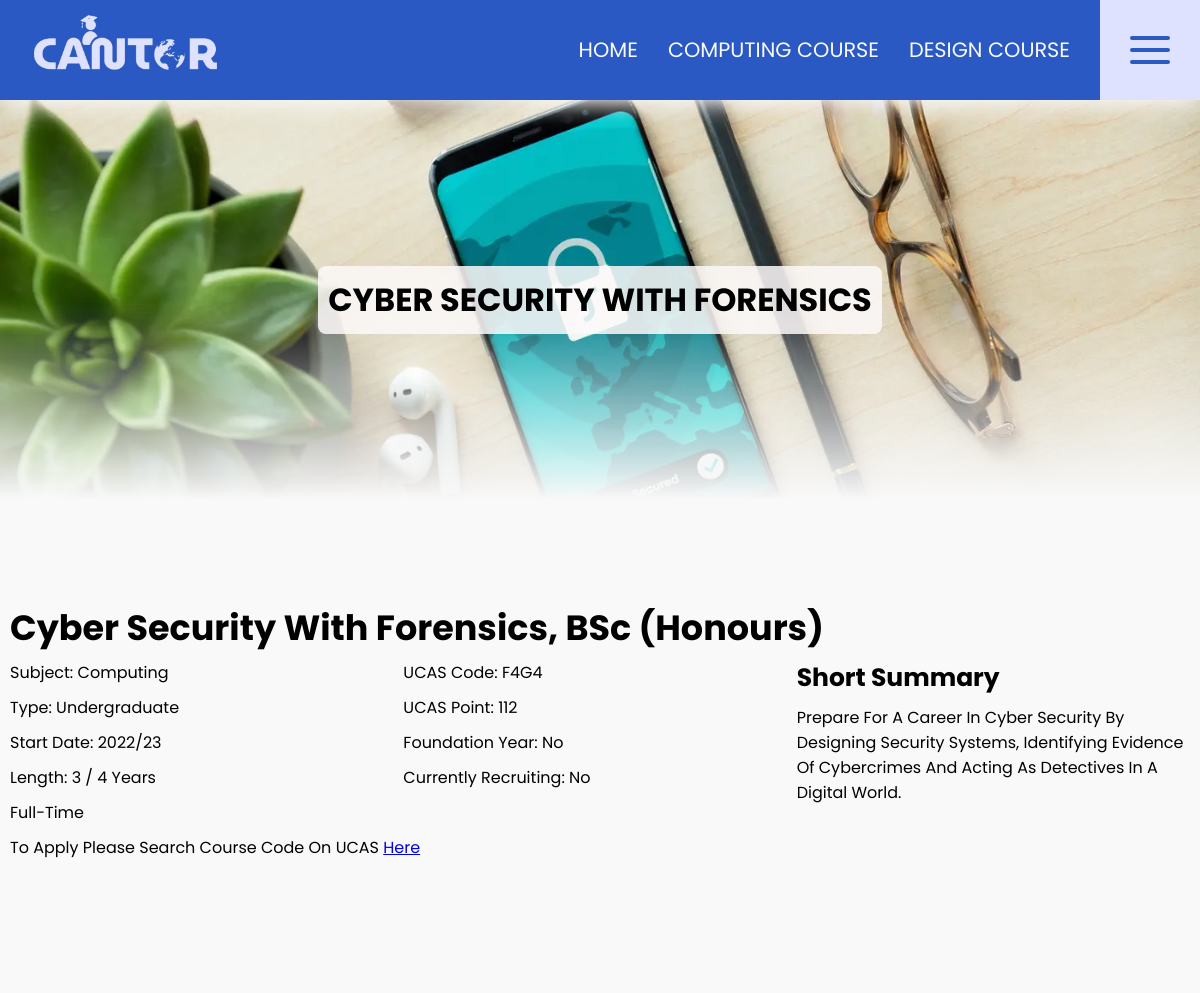
The app's page /website_code/detail-computing.php?courseID=3 with its own data.
### tables this page shows
CREATE TABLE `computer` (
  `ID` int(3) NOT NULL,
  `Title` varchar(100) NOT NULL,
  `Type` varchar(20) NOT NULL,
  `Summary` varchar(255) NOT NULL,
  `AwardName` varchar(20) NOT NULL,
  `UCASCode` varchar(5) DEFAULT NULL,
  `UCASPoint` varchar(5) DEFAULT NULL,
  `Year` varchar(10) NOT NULL,
  `Attandance` varchar(15) NOT NULL,
  `Length` varchar(15) NOT NULL,
  `Foundation` varchar(5) NOT NULL,
  `Subject` varchar(20) NOT NULL,
  `Recruiting` varchar(5) NOT NULL,
  `IMGName` varchar(100) NOT NULL,
  `IMGAlt` varchar(255) NOT NULL
);

### website_code/detail-computing.php (the view, shortened to what this page needs)
<?php
require_once('include/database.php');
$getCourseID = $_GET["courseID"];
$stmt = $mySQLI->prepare("SELECT * FROM computer WHERE ID = ?");
$stmt->bind_param('i', $getCourseID);
$stmt->execute();
$result = $stmt->get_result();
$obj = $result->fetch_object();
?>
<!DOCTYPE html>
<html lang="en">
<head>
    <?php include("include/head.php") ?>
</head>
<body>
    <?php include("include/header.php") ?>
    <main id="detail">
        <div class="span-1 hero">
            <img src="<?= $obj->IMGName ?>" alt="<?= $obj->IMGAlt ?>">
            <h1>
                <?= $obj->Title ?>
            </h1>
        </div>
        <section class="span-1 grid">
            <h2 class="span-1">
                <?= $obj->Title ?>, <?= $obj->AwardName ?>
            </h2>
            <div class="span-3">
                <p>Subject: <?= $obj->Subject ?></p>
                <p>Type: <?= $obj->Type ?></p>
                <p>Start Date: <?= $obj->Year ?></p>
                <p>Length: <?= $obj->Length ?></p>
                <p>
                    <?= $obj->Attandance ?>
                </p>
            </div>
            <div class="span-3">
                <p>UCAS code: <?= $obj->UCASCode ?></p>
                <p>UCAS point: <?= $obj->UCASPoint ?></p>
                <p>Foundation year: <?= $obj->Foundation ?></p>
                <p>Currently recruiting: <?= $obj->Recruiting ?></p>
            </div>
            <div class="span-3">
                <h3>Short summary</h3>
                <p class="summary">
                    <?= $obj->Summary ?>
                </p>
            </div>
            <p class="span-1">To apply please search course code on UCAS <a href="https://www.ucas.com/">here</a></p>
        </section>
    </main>
</body>
</html>

### website_code/style/main.css (style rules this page uses)
* { padding: 0; margin: 0; box-sizing: border-box; }
:root { --white: #f9f9f9; --black: #0a0a0a; --purple: #2B59C3; --light-purple: #DFE2FF; --btn: #2B59C3; --btnHover: #194099; --font: 'Poppins', sans-serif; --transition: 500ms; }
body { font-family: var(--font); background: var(--white); }
main { padding-top: 100px; }
main, footer { display: grid; grid-template-columns: repeat(4, 1fr); gap: 0px 10px; width: clamp(200px, 100%, 1400px); margin: auto; }
.grid { display: grid; grid-template-columns: repeat(4, 1fr); }
.span-1, .span-2, .span-3 { grid-column: span 4; }
@media only screen and (min-width: 1000px) { main, footer, .grid { grid-template-columns: repeat(12, 1fr); } }
@media only screen and (min-width: 1000px) { .span-1 { grid-column: span 12; } }

### website_code/style/mobile.css (style rules this page uses)
h2 { font-size: 35px; line-height: 100%; text-transform: capitalize; margin: 10px 0px; }
h3 { font-size: 25px; line-height: 100%; text-transform: capitalize; margin: 10px 0px; }
p { text-transform: capitalize; }
.hero { display: flex; justify-content: center; align-items: center; height: 400px; width: 100%; }
.hero h1 { position: absolute; padding: 10px; margin: 10px; background-color: rgb(253, 249, 249, 0.85); border-radius: 8px; text-align: center; text-transform: uppercase; }
.hero img { height: inherit; width: inherit; object-fit: cover; -webkit-mask-image: linear-gradient(white 50%, transparent); mask-image: linear-gradient(white 50%, transparent); }
section { padding: 100px 10px; background-color: #ffffff; min-height: 400px; }
section:nth-child(even) { background-color: #f9f9f9; }
#detail p { padding: 5px 0px; }

### records on screen
computer: IMGName (picture), Title "CYBER SECURITY WITH FORENSICS", Title "Cyber Security With Forensics", AwardName "BSc (Honours)", Subject "Computing", Type "Undergraduate", Year "2022/23", Length "3 / 4 Years", Attandance "Full-Time", UCASCode "F4G4", UCASPoint "112", Foundation "No", Recruiting "No", Summary "Prepare For A Career In Cyber Security By Designing Security Systems, Identifying Evidence Of Cybercrimes And Acting As Detectives In A Digital World."
